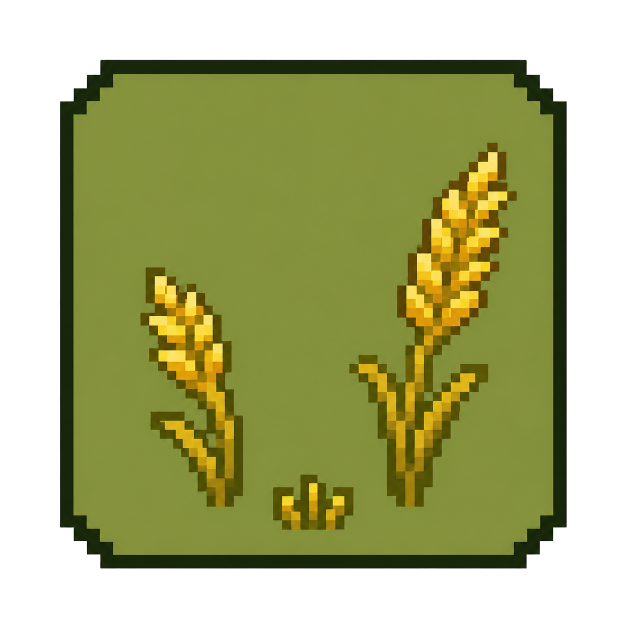
#> input picture tmp/imagegen/qingfeng_variants/wheat_source_alpha.png, 1254 x 1254 px, found by its file name (shown at 1/2 size)
$ python process_variants.py
#> lines starting #> are read from the running program, lines starting #| are printed output that depends on the picture; after the words box and inside, x2 and y2 are one past the last pixel; in counts of white or black regions, pixels touching at a corner belong together
from pathlib import Path

from PIL import Image


ROOT = Path("assets/tilesets/qingfeng_ricefield/candidates")
SPECS = {
    "wheat": ("wheat_scheme1_v3.png", 12),
    "stone": ("stone_scheme1_v2.png", 8),
    "grass": ("grass_scheme1_v2.png", 8),
}
PREVIEW = Path("D:/Game/BoBoZan/_probe_output/qingfeng_tile_variants_preview.png")


def calibrate_wheat(tile: Image.Image, alpha: Image.Image) -> Image.Image:
    calibrated = Image.new("RGBA", tile.size, (0, 0, 0, 0))
    output_pixels: list[tuple[int, int, int, int]] = []
    for pixel, alpha_value in zip(tile.get_flattened_data(), alpha.get_flattened_data()):
        if alpha_value == 0:
            output_pixels.append((0, 0, 0, 0))
            continue
        red, green, blue, _ = pixel
        value = max(red, green, blue)
        is_wheat = red > 145 and red >= green * 0.98 and blue < green * 0.68
        if value < 78:
            color = (42, 49, 8)
        elif is_wheat and value >= 220:
            color = (255, 205, 42)
        elif is_wheat and value >= 182:
            color = (225, 170, 27)
        elif is_wheat:
            color = (166, 125, 17)
        elif value >= 175:
            color = (155, 164, 62)
        elif value >= 130:
            color = (137, 151, 58)
        else:
            color = (102, 118, 39)
        output_pixels.append((*color, 255))
    calibrated.putdata(output_pixels)
    return calibrated


def normalize(source: Path, destination: Path, color_count: int) -> Image.Image:
#> called with color_count = 12
    image = Image.open(source).convert("RGBA")
#> image is the input picture: PIL image 1254x1254 RGBA; mean R, G, B, A 79.9, 84.5, 30.8, 164.2
    hard_alpha = image.getchannel("A").point(lambda value: 255 if value >= 64 else 0)
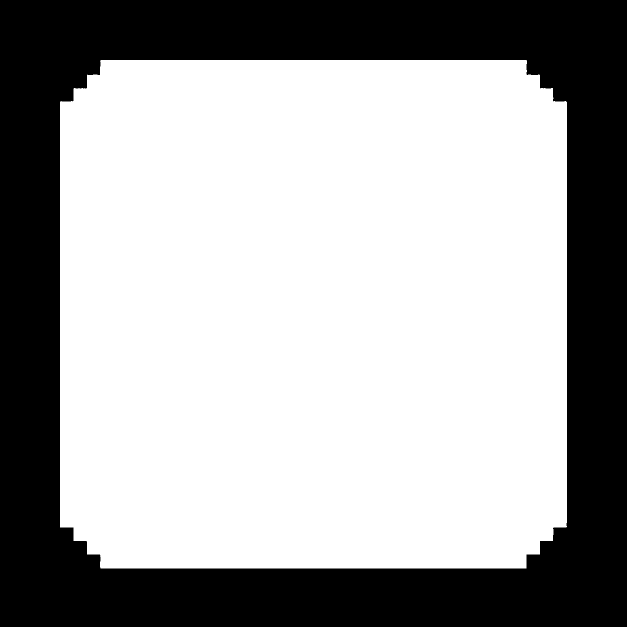
#> hard_alpha: PIL image 1254x1254 L (shown at 1/2 size); 64.4% white; 1 black region, box (x1, y1, x2, y2) and area: (0, 0, 1254, 1254) 559314
    bbox = hard_alpha.getbbox()
#> bbox = (120, 120, 1134, 1137)
    if bbox is None:
        raise ValueError(f"{source} has no visible pixels")

    content = image.crop(bbox)
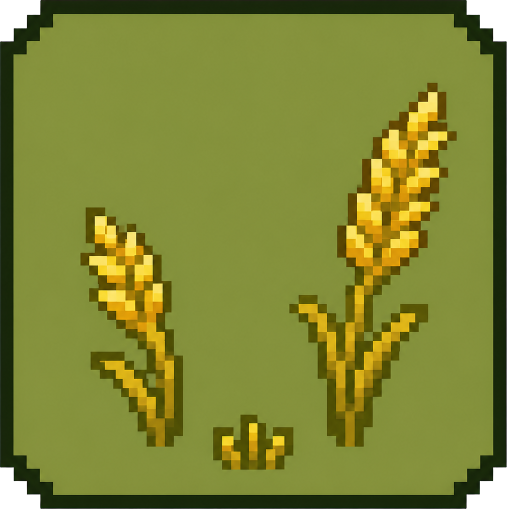
#> content: PIL image 1014x1017 RGBA (shown at 1/2 size); mean R, G, B, A 121.8, 128.8, 47, 250.3; transparent parts drawn white
    content_alpha = hard_alpha.crop(bbox)
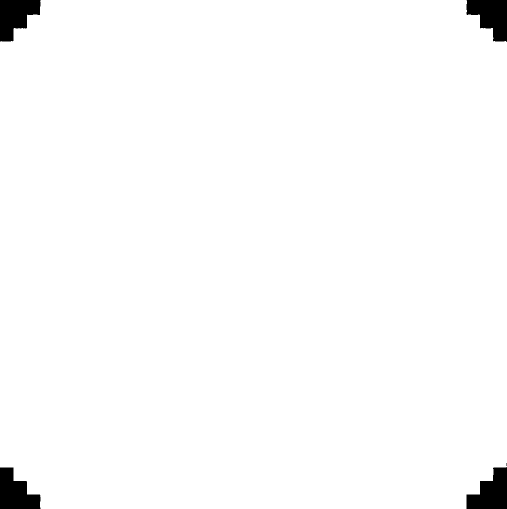
#> content_alpha: PIL image 1014x1017 L (shown at 1/2 size); 98.3% white; 5 black regions (1 under 20 px), largest, box (x1, y1, x2, y2) and area: (933, 0, 1014, 84) 4574, (0, 0, 81, 83) 4547, (933, 934, 1014, 1017) 4470, (0, 935, 81, 1017) 4439
    canvas_side = round(max(content.size) / 0.90)
#> canvas_side = 1130
    canvas = Image.new("RGBA", (canvas_side, canvas_side), (0, 0, 0, 0))
#> canvas: PIL image 1130x1130 RGBA; every value is 0
    offset = ((canvas_side - content.width) // 2, (canvas_side - content.height) // 2)
#> offset = (58, 56)
    canvas.alpha_composite(content, offset)
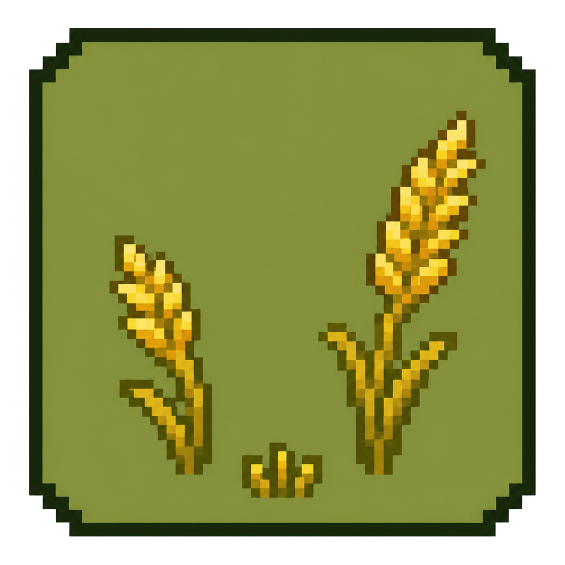
#> canvas: PIL image 1130x1130 RGBA (shown at 1/2 size); mean R, G, B, A 98.4, 104, 38, 202.1; transparent parts drawn white
    alpha_canvas = Image.new("L", canvas.size, 0)
#> alpha_canvas: PIL image 1130x1130 L; every value is 0
    alpha_canvas.paste(content_alpha, offset)
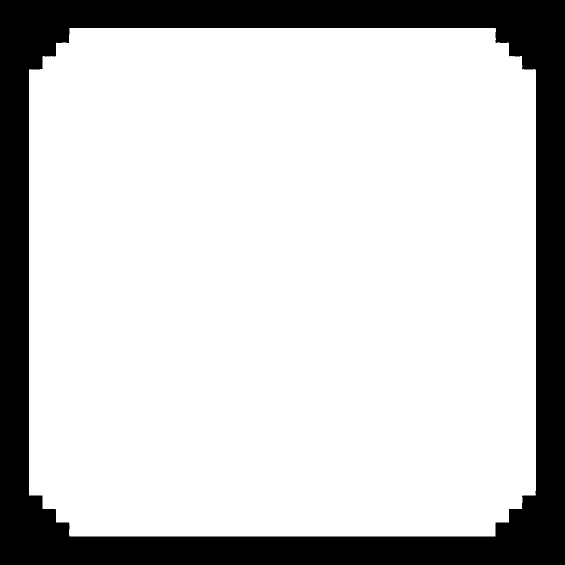
#> alpha_canvas: PIL image 1130x1130 L (shown at 1/2 size); 79.3% white; 1 black region, box (x1, y1, x2, y2) and area: (0, 0, 1130, 1130) 263698

    tile = canvas.resize((60, 60), Image.Resampling.NEAREST)
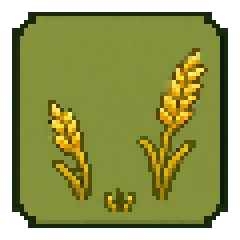
#> tile: PIL image 60x60 RGBA (shown 4 times larger); mean R, G, B, A 98, 103.7, 37.8, 202.9; transparent parts drawn white
    alpha = alpha_canvas.resize((60, 60), Image.Resampling.NEAREST)
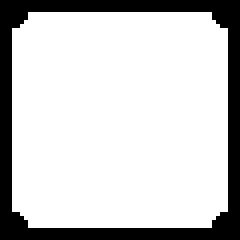
#> alpha: PIL image 60x60 L (shown 4 times larger); 79.6% white; 1 black region, box (x1, y1, x2, y2) and area: (0, 0, 60, 60) 736
    if destination.stem.startswith("wheat_"):
        limited = calibrate_wheat(tile, alpha)
#> in calibrate_wheat, `calibrated = Image.new("RGBA", tile.size, (0, 0, 0, 0))`: calibrated: PIL image 60x60 RGBA; every value is 0
#> after the loop in calibrate_wheat, `for pixel, alpha_value in zip(tile.get_flattened_data(), alpha.get_fla..`: output_pixels = []
        destination.parent.mkdir(parents=True, exist_ok=True)
        limited.save(destination, format="PNG", optimize=False)
        return limited
    fill = Image.new("RGB", tile.size, tile.convert("RGB").getpixel((30, 30)))
    fill.paste(tile.convert("RGB"), mask=alpha)
    limited = fill.quantize(
        colors=color_count,
        method=Image.Quantize.MEDIANCUT,
        dither=Image.Dither.NONE,
    ).convert("RGBA")
    limited.putalpha(alpha)
    destination.parent.mkdir(parents=True, exist_ok=True)
    limited.save(destination, format="PNG", optimize=False)
    return limited


outputs: list[Image.Image] = []
for name, (filename, color_count) in SPECS.items():
#> (the run stopped early here; a loop or call above may not have finished)
